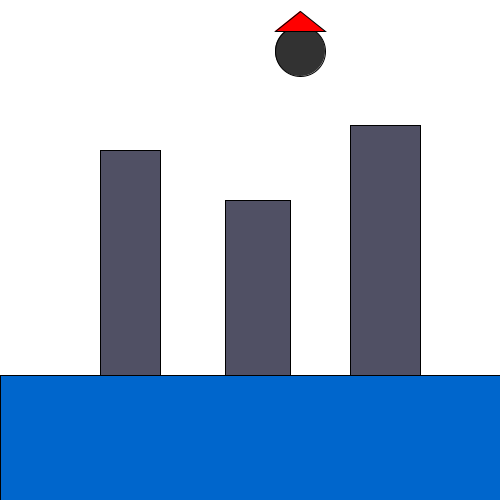
Frame 1 (no input)
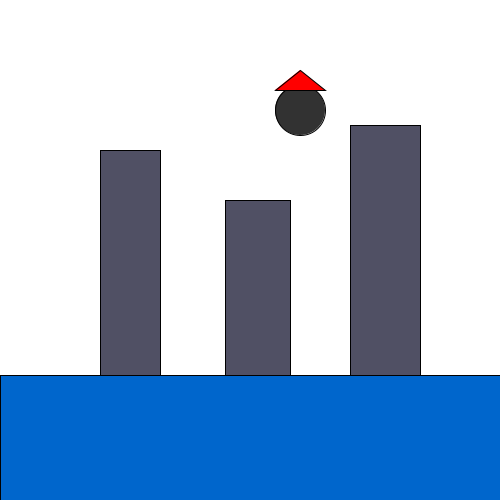
Frame 60 (the mouse pressed at the canvas centre just before this capture)
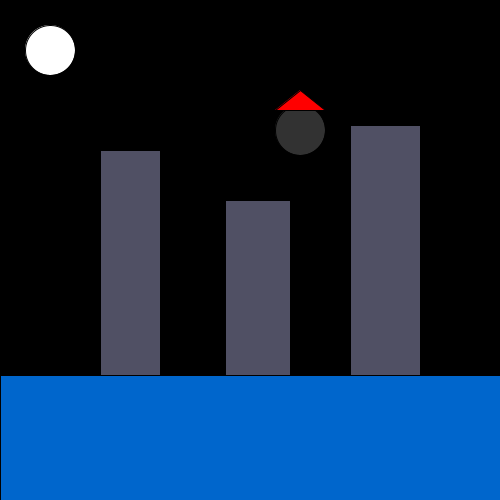
Frame 120 (the mouse held since frame 60 and released just before this capture)

The Processing sketch that drew these frames (run headless with seeded random() and noise(); from frame 60 on, the mouse is pressed at the canvas centre):

// Processing sketch: James_Lamb
// ── James_Lamb.pde
class Building {
  float x, y, w, h; //Building Class

  Building(float startX, float startY, float startW, float startH) {
    x = startX;
    y = startY;
    w = startW;
    h = startH;
  }

  void display() {
    fill(80, 80, 100); 
    rect(x, y, w, h); //Buildings
  }
}

Building building1, building2, building3;

float yPos = 50;  // Initial Y position for the Meteor
boolean movingDown = true;  
boolean isNight = false;  // Start with daytime

void setup() {
  size(500, 500); 
  // Building Instances
  building1 = new Building(100, 150, 60, 300);
  building2 = new Building(225, 200, 65, 200);
  building3 = new Building(350, 125, 70, 250);
}

void draw() {
  // Night/day
  if (isNight) {
    background(0); 
    fill(255); // Moon
    ellipse(50, 50, 50, 50); 
  } else {
    background(255); // daytime
  }

  // Display buildings
  building1.display();
  building2.display();
  building3.display();

  // Move meteor and fire trail up and down
  if (movingDown) {
    yPos += 1;  
    if (yPos >= 150) {  
      movingDown = false;  
    }
  } else {
    yPos -= 1;  
    if (yPos <= 50) {  
      movingDown = true;  
    }
  }

  // Ocean
  fill(0, 102, 204); 
  rect(0, 375, 500, 125); 

  // Meteor
  fill(50); 
  ellipse(300, yPos, 50, 50); 

  // Fire Trail
  fill(255, 0, 0); // Red color
  triangle(275, yPos - 20, 325, yPos - 20, 300, yPos - 40); // Fire trail
}

void mousePressed() {
  // Day and Night switch
  isNight = !isNight;
}
